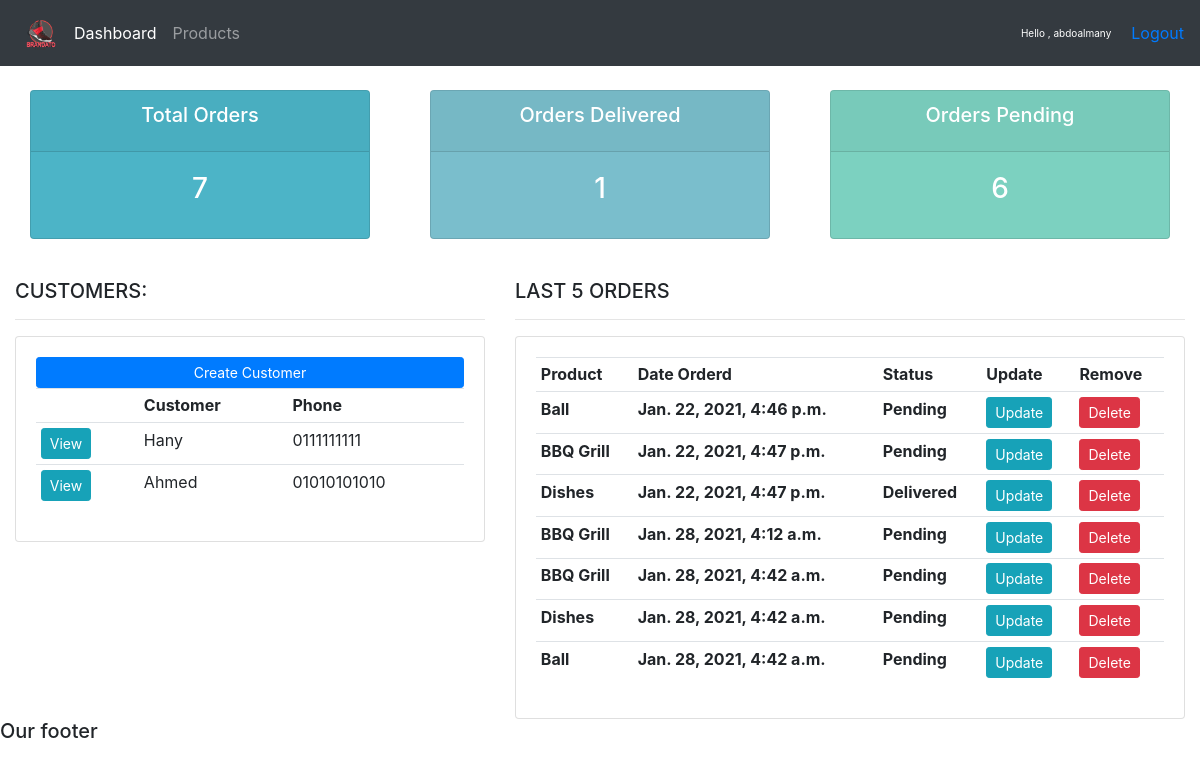
The app's page / (signed in) with its own data.
### crm/accounts/models.py (models this page shows, shortened)
class Customer(models.Model):
    name = models.CharField(max_length=200 , null =True)
    phone = models.CharField(max_length=200 , null =True)
    email = models.CharField(max_length=200 , null =True)
    date_created = models.DateTimeField(auto_now_add=True , null =True)

class Order(models.Model):
    customer = models.ForeignKey(Customer , null=True ,on_delete=models.SET_NULL)
    product = models.ForeignKey(Product , null=True ,on_delete=models.SET_NULL)
    STATUS = (
    ('Pending','Pending'),
    ('Out for delivery' , 'Out for delivery'),
    ('Delivered','Delivered'),
    )
    status=models.CharField(max_length=200 , null =True , choices = STATUS)
    date_created = models.DateTimeField(auto_now_add=True , null =True)
    note=models.CharField(max_length=1000 , null =True )

class Product(models.Model):
    CATEGORY = (
    ('Indoor' , 'Indoor'),
    ('Outdoor','Outdoor'),
    )
    name = models.CharField(max_length=200 , null =True)
    price = models.FloatField(null =True)
    category=models.CharField(max_length=200 , null =True , choices=CATEGORY )
    description=models.CharField(max_length=200 , null =True ,blank=True)
    date_created = models.DateTimeField(auto_now_add=True , null =True)
    tags=models.ManyToManyField(Tag)
    def __str__(self):
        return self.name

### crm/accounts/decorators.py (the view)
	def wrapper_func(request, *args, **kwargs):
		group = None
		if request.user.groups.exists():
			group = request.user.groups.all()[0].name
		if group == 'customer':
			return redirect('user-page')
		if group == 'admin':
			return view_func(request, *args, **kwargs)

### crm/accounts/views.py (called while the page is built)
@login_required(login_url='login')
@admin_only
def home(request):
    customers = Customer.objects.all()
    orders = Order.objects.all()
    products = Product.objects.all()
    total_customers = customers.count()
    total_orders = orders.count()
    delivered = orders.filter(status='Delivered').count()
    pending = orders.filter(status='Pending').count()
    context = {'customers':customers , 'orders':orders ,'products':products ,'total_customers':total_customers ,
    'total_orders':total_orders, 'delivered':delivered ,'pending':pending }
    return render(request,'accounts/dashboard.html' , context)

### crm/accounts/templates/accounts/dashboard.html
{%  extends 'accounts/main.html' %}
{% block content %}
{%  include 'accounts/status.html' %}
<br>
<div class="row">
	<div class="col-md-5">
		<h5>CUSTOMERS:</h5>
		<hr>
		<div class="card card-body">
			<a class="btn btn-primary  btn-sm btn-block" href="">Create Customer</a>
			<table class="table table-sm">
				<tr>
					<th></th>
					<th>Customer</th>
					<th>Phone</th>
				</tr>
				{% for customer in customers %}
					<tr>
						<td><a class="btn btn-sm btn-info" href="{% url 'customer' customer.id %}">View</a></td>
						<td>{{customer.name}}</td>
						<td>{{customer.phone}}</td>
					</tr>
				{% endfor %}
			</table>
		</div>
	</div>
	<div class="col-md-7">
		<h5>LAST 5 ORDERS</h5>
		<hr>
		<div class="card card-body">
			<table class="table table-sm">
				<tr>
					<th>Product</th>
					<th>Date Orderd</th>
					<th>Status</th>
					<th>Update</th>
					<th>Remove</th>
				</tr>
				{% for order in orders %}
					<tr>
						<th>{{order.product}}</th>
						<th>{{order.date_created}}</th>
						<th>{{order.status}}</th>
						<th><a class="btn btn-sm btn-info" href="{% url 'update_order' order.id %}">Update</a></th>
						<th><a class="btn btn-sm btn-danger" href="{% url 'delete_order' order.id %}">Delete</a></th>
					</tr>
				{% endfor %}
			</table>
		</div>
	</div>
</div>
{% endblock %}

### crm/accounts/templates/accounts/main.html (shortened to what this page needs)
{%load static%}
<!DOCTYPE html>
<html>
<head>
  <link rel="stylesheet" href="https://stackpath.bootstrapcdn.com/bootstrap/4.3.1/css/bootstrap.min.css">
  <link rel="stylesheet" type="text/css" href="{% static '/css/main.css' %}" >
</head>
<body>
  {%  include 'accounts/navbar.html' %}
  <div class="container-fluid">
	{% block content %}
	{% endblock %}
  </div>
	<h5>Our footer</h5>
</body>
</html>

### crm/accounts/templates/accounts/navbar.html (shortened to what this page needs)
{% load static %}
<nav class="navbar navbar-expand-lg navbar-dark bg-dark">
  <img src="{% static 'images/logo.png' %}" height="50"  >
  <div class="collapse navbar-collapse" id="navbarNav">
    <ul class="navbar-nav">
      <li class="nav-item active">
        {% if request.user.is_staff  %}
        <a class="nav-link" href="{% url 'home' %}">Dashboard</a>
      </li>
      <li class="nav-item">
        <a class="nav-link" href="{% url 'products' %}">Products</a>
      </li>
        {% endif %}
    </ul>
  </div>
  <span class="hello-msg">Hello , {{request.user}}</span>
  <span><a href="{% url 'logout' %}">Logout</a></span>
</nav>

### crm/accounts/templates/accounts/status.html
<br>
<div class="row">
	<div class="col">
		<div class="col-md">
			<div class="card text-center text-white  mb-3" id="total-orders">
			  	<div class="card-header">
			  		<h5 class="card-title">Total Orders</h5>
			  	</div>
			  	<div class="card-body">
			    	<h3 class="card-title">{{total_orders}}</h3>
			  	</div>
			</div>
		</div>
	</div>
	<div class="col">
		<div class="col-md">
			<div class="card text-center text-white  mb-3" id="orders-delivered">
			  	<div class="card-header">
			  		<h5 class="card-title">Orders Delivered</h5>
			  	</div>
			  	<div class="card-body">
			    	<h3 class="card-title">{{delivered}}</h3>
			  	</div>
			</div>
		</div>
	</div>
	<div class="col">
		<div class="col-md">
			<div class="card text-center text-white  mb-3" id="orders-pending">
			  	<div class="card-header">
			  		<h5 class="card-title">Orders Pending</h5>
			  	</div>
			  	<div class="card-body">
			    	<h3 class="card-title">{{pending}}</h3>
			  	</div>
			</div>
		</div>
	</div>
</div>

### static/css/main.css (style rules this page uses)
#total-orders { background-color: #4cb4c7; }
#orders-delivered { background-color: #7abecc; }
#orders-pending { background-color: #7CD1C0; }

### crm/accounts/templates/accounts/navbar.html (style rules this page uses)
.hello-msg { font-size: 10px; color:#fff; margin-right: 20px; }

### records on screen
Customer: name "Hany", phone "0111111111"
Customer: name "Ahmed", phone "01010101010"
Order: product "Ball", date_created "Jan. 22, 2021, 4:46 p.m.", status "Pending"
Order: product "BBQ Grill", date_created "Jan. 22, 2021, 4:47 p.m.", status "Pending"
Order: product "Dishes", date_created "Jan. 22, 2021, 4:47 p.m.", status "Delivered"
Order: product "BBQ Grill", date_created "Jan. 28, 2021, 4:12 a.m.", status "Pending"
Order: product "BBQ Grill", date_created "Jan. 28, 2021, 4:42 a.m.", status "Pending"
Order: product "Dishes", date_created "Jan. 28, 2021, 4:42 a.m.", status "Pending"
Order: product "Ball", date_created "Jan. 28, 2021, 4:42 a.m.", status "Pending"

### other values on screen
{{ request.user }} "abdoalmany"
{{ total_orders }} "7"
{{ delivered }} "1"
{{ pending }} "6"
